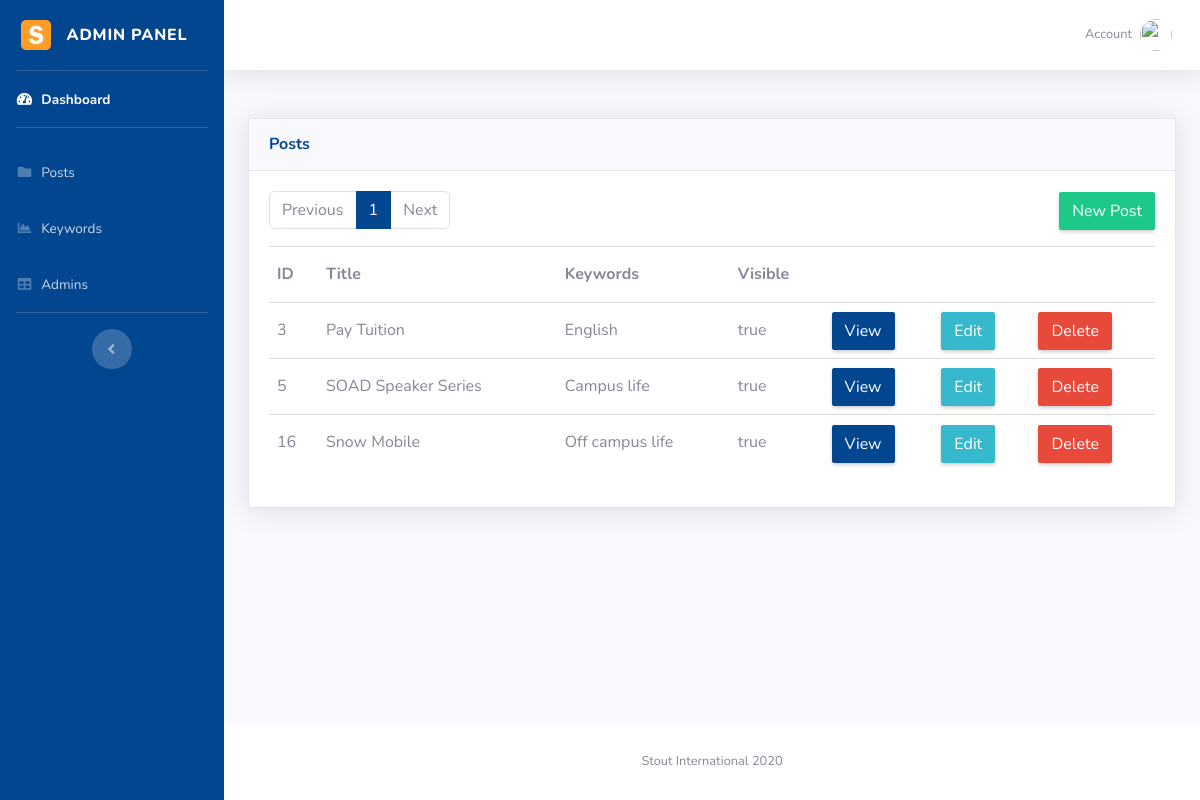
/public/user/posts/index.php (signed in), run on the app's committed database.
### tables this page shows
CREATE TABLE `posts` (
  `id` int(11) NOT NULL,
  `title` varchar(255) DEFAULT NULL,
  `keywords` tinytext,
  `visible` tinyint(1) DEFAULT NULL,
  `content` text NOT NULL,
  `timestamp` datetime DEFAULT NULL,
  `keywords_id` int(11) DEFAULT NULL
);

CREATE TABLE `keywords` (
  `id` int(11) NOT NULL,
  `name` varchar(255) DEFAULT NULL,
  `created_at` timestamp NOT NULL DEFAULT CURRENT_TIMESTAMP,
  `updated_at` timestamp NOT NULL DEFAULT CURRENT_TIMESTAMP ON UPDATE CURRENT_TIMESTAMP
);

### private/functions.php (called while the page is built, shortened)
<?php
    function url_for($script_path) {
    return WWW_ROOT . $script_path;
    }
    function u($string="") {
        return urlencode($string);
    }
    function h($string="") {
        return htmlspecialchars($string);
    }
?>

### private/database.php (called while the page is built, shortened)
<?php
  function db_escape($connection, $string) {
    return mysqli_real_escape_string($connection, $string);
  }
?>

### private/query_functions.php (called while the page is built, shortened)
<?php
  function find_keyword_by_keywords_id($keywords_id){
    global $db;
    $sql = "SELECT name FROM keywords ";
    $sql .= "WHERE id='" . db_escape($db, $keywords_id) . "' ";
    $sql .= "LIMIT 1";
    $result = mysqli_query($db, $sql);
    $result = mysqli_fetch_assoc($result);
    return $result;
  }
?>

### public/user/posts/index.php (the view, shortened to what this page needs)
<?php require_once('../../../private/initialize.php'); ?>
<?php
  include(PUBLIC_PATH . '/dashboard/includes/admin_header.php');
  include(PUBLIC_PATH . '/dashboard/includes/admin_navbar.php');
?>
<div id="content-wrapper" class="d-flex flex-column">
    <div id="content">
        <?php include(PUBLIC_PATH . '/dashboard/includes/admin_topbar.php');  ?>
        <div class="container-fluid">
            <div class="card shadow mb-4">
                <div class="card-header py-3">
                    <h6 class="m-0 font-weight-bold text-primary">Posts</h6>
                </div>
                <div class="card-body">
                    <div class="table-top">
                        <div class="paginator-wrap">
                            <?php
                                    $query = "SELECT * FROM posts";
                                    $limit = ( isset( $_GET['limit'] ) ) ? $_GET['limit'] : 5;
                                    $page = ( isset( $_GET['page'] ) ) ? $_GET['page'] : 1;
                                    $links = 5;
                                    $paginator = new Paginator( $db, $query );
                                    $results = $paginator->getData( $limit, $page );
                                    echo $paginator->createLinks( $links, 'pagination' );
                                ?>
                        </div>
                        <span class="actions">
                            <a class=" btn btn-success btn-md" href="<?php echo url_for('/user/posts/new.php'); ?>">
                                New Post
                            </a>
                        </span>
                    </div>
                    <table class="table table-hover">
                        <tr>
                            <th>ID</th>
                            <th>Title</th>
                            <th>Keywords</th>
                            <th>Visible</th>
                            <th>&nbsp;</th>
                            <th>&nbsp;</th>
                            <th>&nbsp;</th>
                        </tr>
                        <?php for($i = 0; $i < count($results->data); $i++): ?>
                        <?php $post = $results->data[$i]; ?>
                        <tr>
                            <td><?php echo $post['id']; ?></td>
                            <td><?php echo $post['title']; ?></td>
                            <?php $keyword = find_keyword_by_keywords_id($post['keywords_id']); ?>
                            <td><?php echo $keyword['name']; ?></td>
                            <td><?php echo $post['visible'] == 1 ? 'true' : 'false'; ?></td>
                            <td><a class="btn btn-primary btn-md right-align-btn"
                                    href="<?php echo url_for('/user/posts/show.php?id=' . h(u($post['id']))); ?>"
                                    role="button">View</a>
                            </td>
                            <td><a class="btn btn-info btn-md"
                                    href="<?php echo url_for('/user/posts/edit.php?id=' . h(u($post['id']))); ?>"
                                    role='button'>Edit</a>
                            </td>
                            <td>
                                <a class="btn btn-danger btn-md"
                                    href="<?php echo url_for('/user/posts/delete.php?id=' . h(u($post['id']))); ?>"
                                    role="button">Delete</a>
                            </td>
                        </tr>
                        <?php endfor; ?>
                    </table>
                </div>
            </div>
        </div>
    </div>
    <?php
include(PUBLIC_PATH . '/dashboard/includes/admin_footer.php');
?>

### public/dashboard/css/custom.css (style rules this page uses)
Table Table .table>thead>tr>th, .table>tbody>tr>th, .table>tfoot>tr>th, .table>thead>tr>td, .table>tbody>tr>td, .table>tfoot>tr>td { padding: 8px; line-height: 2.42857143; vertical-align: top; border-top: 1px solid #ddd; }
.table-top { display: flex; flex-direction: row; align-items: baseline; justify-content: space-between; }
.actions { margin-bottom: 1em; }
.text-primary { color: #024690 !important; }
.card { border-radius: 2px; }
.card-header { border-radius: .35rem .35rem 0 0; }
.btn { box-shadow: rgba(0, 0, 0, 0.25) 0px 2px 4px -0.75px; border-radius: 2px !important; }
.btn-primary { background-color: #024690; border-color: #024690; }
a { color: #2C81DE; }

### public/dashboard/css/jcf.css (style rules this page uses)
html { box-sizing: border-box; }
*, *:before, *:after { box-sizing: inherit; }

### data on the page
posts: id "3", title "Pay Tuition", keywords.name "English", visible "true"
posts: id "5", title "SOAD Speaker Series", keywords.name "Campus life", visible "true"
posts: id "16", title "Snow Mobile", keywords.name "Off campus life", visible "true"
